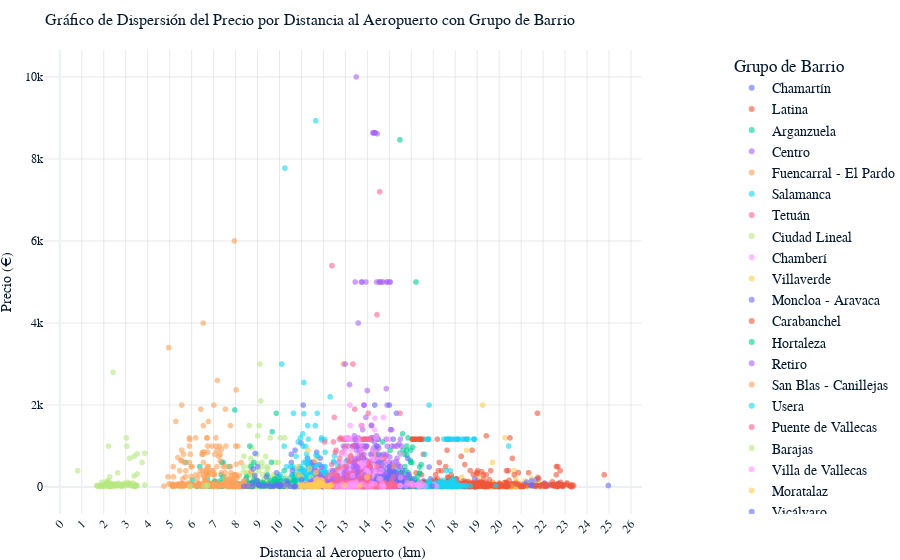

The cell this chart's notebook holds for it:
### Markdown cell above
## Podemos observar una clara correlación entre la cercania a Sol y los precios. 
 Contra mas cerca mayor precio podemos pedir por nuestra vivienda. Pasara lo mismo con la distancia al aeropuerto?

### Code cell
# Creamos el gráfico de dispersión con Plotly
scatter_plot = px.scatter(
    airbnb_df,
    x="dist_km_airport",
    y="price",
    color="neighbourhood_group",
    title='Gráfico de Dispersión del Precio por Distancia al Aeropuerto con Grupo de Barrio',
    labels={'dist_km_airport': 'Distancia al Aeropuerto (km)', 'price': 'Precio (€)'},
    color_discrete_sequence=px.colors.qualitative.Plotly,  # Cambiado de Husl a Plotly
    opacity=0.6
)

# Mejoramos la legibilidad de las etiquetas
scatter_plot.update_layout(
    title_font_size=16,
    xaxis_title_font_size=14,
    yaxis_title_font_size=14,
    xaxis_tickfont_size=12,
    yaxis_tickfont_size=12,
    legend_title_font_size=16,  # Aumentar el tamaño de la fuente del título de la leyenda
    legend_font_size=14,  # Aumentar el tamaño de la fuente de la leyenda
    legend=dict(title='Grupo de Barrio', x=1.15, y=1),
    xaxis=dict(tickmode='linear', tick0=0, dtick=1),  # Configurar los ticks del eje x
    margin=dict(l=0, r=0, t=50, b=0)  # Ajustar los márgenes
)

# Añadiremos una cuadrícula para mejorar la legibilidad
scatter_plot.update_xaxes(showgrid=True, gridwidth=0.5, gridcolor='LightGrey', tickangle=-45)
scatter_plot.update_yaxes(showgrid=True, gridwidth=0.5, gridcolor='LightGrey')

# Mostramos el gráfico
scatter_plot.show()

### Figure 1 — Plotly figure (JSON) as saved in the notebook; plotly's stock layout.template omitted (floating-point values rounded to 4 significant figures; data arrays with more than 128 entries replaced by an {"elided": "..."} marker saying what was removed)
{"data": [{"hovertemplate": "neighbourhood_group=Chamartín<br>Distancia al Aeropuerto (km)=%{x}<br>Precio (€)=%{y}<extra></extra>", "legendgroup": "Chamartín", "marker": {"color": "#636EFA", "opacity": 0.6, "symbol": "circle"}, "mode": "markers", "name": "Chamartín", "showlegend": true, "x": {"elided": "417 float values"}, "xaxis": "x", "y": {"elided": "417 int values"}, "yaxis": "y", "type": "scattergl"}, {"hovertemplate": "neighbourhood_group=Latina<br>Distancia al Aeropuerto (km)=%{x}<br>Precio (€)=%{y}<extra></extra>", "legendgroup": "Latina", "marker": {"color": "#EF553B", "opacity": 0.6, "symbol": "circle"}, "mode": "markers", "name": "Latina", "showlegend": true, "x": {"elided": "494 float values"}, "xaxis": "x", "y": {"elided": "494 int values"}, "yaxis": "y", "type": "scattergl"}, {"hovertemplate": "neighbourhood_group=Arganzuela<br>Distancia al Aeropuerto (km)=%{x}<br>Precio (€)=%{y}<extra></extra>", "legendgroup": "Arganzuela", "marker": {"color": "#00CC96", "opacity": 0.6, "symbol": "circle"}, "mode": "markers", "name": "Arganzuela", "showlegend": true, "x": {"elided": "945 float values"}, "xaxis": "x", "y": {"elided": "945 int values"}, "yaxis": "y", "type": "scattergl"}, {"hovertemplate": "neighbourhood_group=Centro<br>Distancia al Aeropuerto (km)=%{x}<br>Precio (€)=%{y}<extra></extra>", "legendgroup": "Centro", "marker": {"color": "#AB63FA", "opacity": 0.6, "symbol": "circle"}, "mode": "markers", "name": "Centro", "showlegend": true, "x": {"elided": "7521 float values"}, "xaxis": "x", "y": {"elided": "7521 int values"}, "yaxis": "y", "type": "scattergl"}, {"hovertemplate": "neighbourhood_group=Fuencarral - El Pardo<br>Distancia al Aeropuerto (km)=%{x}<br>Precio (€)=%{y}<extra></extra>", "legendgroup": "Fuencarral - El Pardo", "marker": {"color": "#FFA15A", "opacity": 0.6, "symbol": "circle"}, "mode": "markers", "name": "Fuencarral - El Pardo", "showlegend": true, "x": {"elided": "169 float values"}, "xaxis": "x", "y": {"elided": "169 int values"}, "yaxis": "y", "type": "scattergl"}, {"hovertemplate": "neighbourhood_group=Salamanca<br>Distancia al Aeropuerto (km)=%{x}<br>Precio (€)=%{y}<extra></extra>", "legendgroup": "Salamanca", "marker": {"color": "#19D3F3", "opacity": 0.6, "symbol": "circle"}, "mode": "markers", "name": "Salamanca", "showlegend": true, "x": {"elided": "1077 float values"}, "xaxis": "x", "y": {"elided": "1077 int values"}, "yaxis": "y", "type": "scattergl"}, {"hovertemplate": "neighbourhood_group=Tetuán<br>Distancia al Aeropuerto (km)=%{x}<br>Precio (€)=%{y}<extra></extra>", "legendgroup": "Tetuán", "marker": {"color": "#FF6692", "opacity": 0.6, "symbol": "circle"}, "mode": "markers", "name": "Tetuán", "showlegend": true, "x": {"elided": "629 float values"}, "xaxis": "x", "y": {"elided": "629 int values"}, "yaxis": "y", "type": "scattergl"}, {"hovertemplate": "neighbourhood_group=Ciudad Lineal<br>Distancia al Aeropuerto (km)=%{x}<br>Precio (€)=%{y}<extra></extra>", "legendgroup": "Ciudad Lineal", "marker": {"color": "#B6E880", "opacity": 0.6, "symbol": "circle"}, "mode": "markers", "name": "Ciudad Lineal", "showlegend": true, "x": {"elided": "467 float values"}, "xaxis": "x", "y": {"elided": "467 int values"}, "yaxis": "y", "type": "scattergl"}, {"hovertemplate": "neighbourhood_group=Chamberí<br>Distancia al Aeropuerto (km)=%{x}<br>Precio (€)=%{y}<extra></extra>", "legendgroup": "Chamberí", "marker": {"color": "#FF97FF", "opacity": 0.6, "symbol": "circle"}, "mode": "markers", "name": "Chamberí", "showlegend": true, "x": {"elided": "973 float values"}, "xaxis": "x", "y": {"elided": "973 int values"}, "yaxis": "y", "type": "scattergl"}, {"hovertemplate": "neighbourhood_group=Villaverde<br>Distancia al Aeropuerto (km)=%{x}<br>Precio (€)=%{y}<extra></extra>", "legendgroup": "Villaverde", "marker": {"color": "#FECB52", "opacity": 0.6, "symbol": "circle"}, "mode": "markers", "name": "Villaverde", "showlegend": true, "x": {"elided": "130 float values"}, "xaxis": "x", "y": {"elided": "130 int values"}, "yaxis": "y", "type": "scattergl"}, {"hovertemplate": "neighbourhood_group=Moncloa - Aravaca<br>Distancia al Aeropuerto (km)=%{x}<br>Precio (€)=%{y}<extra></extra>", "legendgroup": "Moncloa - Aravaca", "marker": {"color": "#636EFA", "opacity": 0.6, "symbol": "circle"}, "mode": "markers", "name": "Moncloa - Aravaca", "showlegend": true, "x": {"elided": "430 float values"}, "xaxis": "x", "y": {"elided": "430 int values"}, "yaxis": "y", "type": "scattergl"}, {"hovertemplate": "neighbourhood_group=Carabanchel<br>Distancia al Aeropuerto (km)=%{x}<br>Precio (€)=%{y}<extra></extra>", "legendgroup": "Carabanchel", "marker": {"color": "#EF553B", "opacity": 0.6, "symbol": "circle"}, "mode": "markers", "name": "Carabanchel", "showlegend": true, "x": {"elided": "466 float values"}, "xaxis": "x", "y": {"elided": "466 int values"}, "yaxis": "y", "type": "scattergl"}, {"hovertemplate": "neighbourhood_group=Hortaleza<br>Distancia al Aeropuerto (km)=%{x}<br>Precio (€)=%{y}<extra></extra>", "legendgroup": "Hortaleza", "marker": {"color": "#00CC96", "opacity": 0.6, "symbol": "circle"}, "mode": "markers", "name": "Hortaleza", "showlegend": true, "x": {"elided": "181 float values"}, "xaxis": "x", "y": {"elided": "181 int values"}, "yaxis": "y", "type": "scattergl"}, {"hovertemplate": "neighbourhood_group=Retiro<br>Distancia al Aeropuerto (km)=%{x}<br>Precio (€)=%{y}<extra></extra>", "legendgroup": "Retiro", "marker": {"color": "#AB63FA", "opacity": 0.6, "symbol": "circle"}, "mode": "markers", "name": "Retiro", "showlegend": true, "x": {"elided": "525 float values"}, "xaxis": "x", "y": {"elided": "525 int values"}, "yaxis": "y", "type": "scattergl"}, {"hovertemplate": "neighbourhood_group=San Blas - Canillejas<br>Distancia al Aeropuerto (km)=%{x}<br>Precio (€)=%{y}<extra></extra>", "legendgroup": "San Blas - Canillejas", "marker": {"color": "#FFA15A", "opacity": 0.6, "symbol": "circle"}, "mode": "markers", "name": "San Blas - Canillejas", "showlegend": true, "x": {"elided": "274 float values"}, "xaxis": "x", "y": {"elided": "274 int values"}, "yaxis": "y", "type": "scattergl"}, {"hovertemplate": "neighbourhood_group=Usera<br>Distancia al Aeropuerto (km)=%{x}<br>Precio (€)=%{y}<extra></extra>", "legendgroup": "Usera", "marker": {"color": "#19D3F3", "opacity": 0.6, "symbol": "circle"}, "mode": "markers", "name": "Usera", "showlegend": true, "x": {"elided": "221 float values"}, "xaxis": "x", "y": {"elided": "221 int values"}, "yaxis": "y", "type": "scattergl"}, {"hovertemplate": "neighbourhood_group=Puente de Vallecas<br>Distancia al Aeropuerto (km)=%{x}<br>Precio (€)=%{y}<extra></extra>", "legendgroup": "Puente de Vallecas", "marker": {"color": "#FF6692", "opacity": 0.6, "symbol": "circle"}, "mode": "markers", "name": "Puente de Vallecas", "showlegend": true, "x": {"elided": "452 float values"}, "xaxis": "x", "y": {"elided": "452 int values"}, "yaxis": "y", "type": "scattergl"}, {"hovertemplate": "neighbourhood_group=Barajas<br>Distancia al Aeropuerto (km)=%{x}<br>Precio (€)=%{y}<extra></extra>", "legendgroup": "Barajas", "marker": {"color": "#B6E880", "opacity": 0.6, "symbol": "circle"}, "mode": "markers", "name": "Barajas", "showlegend": true, "x": [3.381, 3.522, 2.053, 2.336, 2.14, 2.93, 2.094, 3.097, 2.33, 2.926, 3.388, 3.238, 2.654, 2.295, 2.336, 6.587, 2.336, 2.842, 2.778, 5.925, 3.468, 2.247, 3.329, 2.492, 2.546, 2.307, 6.712, 2.201, 1.688, 1.913, 1.913, 1.688, 6.712, 2.23, 2.352, 2.09, 2.932, 2.134, 2.263, 3.456, 2.344, 2.09, 2.222, 2.105, 2.59, 2.562, 2.32, 2.214, 2.424, 1.825, 2.126, 3.329, 2.422, 2.382, 3.113, 2.172, 2.604, 2.789, 2.684, 3.43, 1.77, 3.22, 3.43, 2.801, 1.915, 3.867, 2.422, 3.522, 3.381, 3.522, 2.638, 3.381, 2.932, 3.113, 3.031, 3.05, 2.268, 3.179, 2.184, 0.8119, 3.867, 3.747, 2.217, 2.572, 2.477, 2.604, 1.994, 2.286, 3.451, 2.181, 1.967, 1.857, 2.316, 2.579, 2.778, 1.825, 2.33, 2.209, 2.518, 2.422, 2.608], "xaxis": "x", "y": [29, 35, 42, 60, 75, 95, 83, 120, 19, 27, 26, 36, 36, 23, 23, 33, 21, 28, 41, 21, 40, 25, 23, 35, 43, 30, 40, 56, 34, 37, 120, 38, 40, 26, 29, 33, 62, 33, 31, 60, 60, 75, 120, 126, 35, 59, 94, 18, 40, 40, 40, 99, 49, 30, 40, 39, 30, 59, 95, 42, 20, 80, 25, 25, 25, 825, 2800, 320, 270, 810, 350, 750, 62, 65, 1200, 1000, 250, 704, 155, 400, 50, 600, 1000, 38, 25, 68, 20, 20, 20, 104, 18, 16, 30, 80, 28, 25, 40, 30, 41, 80, 45], "yaxis": "y", "type": "scattergl"}, {"hovertemplate": "neighbourhood_group=Villa de Vallecas<br>Distancia al Aeropuerto (km)=%{x}<br>Precio (€)=%{y}<extra></extra>", "legendgroup": "Villa de Vallecas", "marker": {"color": "#FF97FF", "opacity": 0.6, "symbol": "circle"}, "mode": "markers", "name": "Villa de Vallecas", "showlegend": true, "x": [16.34, 16.09, 16.49, 13.56, 14.53, 14.62, 14.35, 13.15, 13.44, 16.36, 13.3, 13.11, 13.08, 13.99, 13.34, 12.85, 16.62, 12.7, 13.39, 16.39, 16.29, 14.17, 17.16, 16.24, 12.9, 14.74, 16.36, 16.02, 12.95, 15.51, 15.49, 13.27, 17.04, 14.68, 13.71, 13.8, 13.32, 16.4, 13.71, 15.51, 15.51, 13.46, 15.81, 13.3, 13.69, 13.07, 14.74, 15.76, 14.62, 13.48, 14.19, 12.89, 16.4, 13.23, 15.96, 13.49, 13.45, 13.23, 12.56], "xaxis": "x", "y": [35, 43, 70, 20, 200, 200, 80, 75, 45, 19, 36, 22, 27, 22, 25, 71, 22, 23, 68, 120, 60, 22, 9, 55, 11, 20, 17, 89, 27, 30, 40, 20, 60, 79, 1050, 65, 275, 35, 900, 230, 800, 40, 100, 100, 65, 13, 17, 30, 20, 75, 90, 16, 27, 20, 60, 120, 18, 20, 17], "yaxis": "y", "type": "scattergl"}, {"hovertemplate": "neighbourhood_group=Moratalaz<br>Distancia al Aeropuerto (km)=%{x}<br>Precio (€)=%{y}<extra></extra>", "legendgroup": "Moratalaz", "marker": {"color": "#FECB52", "opacity": 0.6, "symbol": "circle"}, "mode": "markers", "name": "Moratalaz", "showlegend": true, "x": [11.89, 11.64, 11.67, 11.71, 11.71, 11.19, 11.98, 10.92, 10.23, 12.34, 11.01, 11.58, 11.01, 11.64, 11.4, 11.64, 10.77, 11.54, 12.06, 11.19, 11.81, 11.81, 11.06, 11.73, 11.46, 11.95, 12.2, 11.79, 12.2, 12.06, 12.07, 12.96, 11.58, 11.43, 11.69, 10.77, 11.67, 11.46, 12.35, 12.28, 11.65, 11.9, 11.57, 11.67, 13.65, 11.58, 11.31, 11.62, 11.36, 11.4, 11.98, 11.3, 10.99, 11.71, 13.99, 11.89, 11.71, 10.23, 11.81, 10.82, 11.65, 10.83, 11.42, 11.52, 11.19, 11.71, 11.71, 11.8, 11.43, 11.62, 11.27, 11.62, 11.27, 11.71, 11.83, 11.71, 11.67, 10.52, 11.71, 11.46, 11.59, 10.97, 11.54, 10.37], "xaxis": "x", "y": [110, 30, 48, 29, 19, 18, 80, 24, 50, 30, 18, 59, 17, 29, 20, 30, 17, 17, 20, 90, 50, 12, 24, 14, 14, 47, 30, 30, 25, 15, 40, 40, 50, 19, 84, 25, 89, 40, 55, 16, 180, 47, 70, 25, 30, 22, 30, 650, 452, 58, 150, 900, 250, 199, 240, 180, 25, 40, 120, 500, 350, 300, 54, 33, 17, 32, 20, 23, 20, 22, 19, 70, 40, 22, 100, 95, 57, 30, 30, 30, 56, 78, 18, 17], "yaxis": "y", "type": "scattergl"}, {"hovertemplate": "neighbourhood_group=Vicálvaro<br>Distancia al Aeropuerto (km)=%{x}<br>Precio (€)=%{y}<extra></extra>", "legendgroup": "Vicálvaro", "marker": {"color": "#636EFA", "opacity": 0.6, "symbol": "circle"}, "mode": "markers", "name": "Vicálvaro", "showlegend": true, "x": [11.0, 10.49, 8.786, 10.32, 8.756, 10.66, 8.375, 9.376, 10.7, 9.572, 8.876, 9.975, 8.999, 9.868, 9.709, 10.1, 9.044, 16.95, 10.59, 8.808, 8.986, 9.406, 8.887, 9.868, 10.39, 9.989, 10.73, 8.544, 10.21, 9.065, 9.767, 9.249, 9.052, 9.468, 10.01, 9.979], "xaxis": "x", "y": [180, 20, 15, 150, 100, 10, 20, 30, 18, 17, 280, 25, 500, 65, 18, 65, 60, 26, 400, 440, 155, 250, 820, 350, 75, 20, 19, 25, 21, 45, 29, 25, 45, 69, 35, 46], "yaxis": "y", "type": "scattergl"}], "layout": {"xaxis": {"anchor": "y", "domain": [0, 1], "title": {"text": "Distancia al Aeropuerto (km)", "font": {"size": 14}}, "tickfont": {"size": 12}, "tickmode": "linear", "tick0": 0, "dtick": 1, "showgrid": true, "gridwidth": 0.5, "gridcolor": "LightGrey", "tickangle": -45}, "yaxis": {"anchor": "x", "domain": [0, 1], "title": {"text": "Precio (€)", "font": {"size": 14}}, "tickfont": {"size": 12}, "showgrid": true, "gridwidth": 0.5, "gridcolor": "LightGrey"}, "legend": {"title": {"text": "Grupo de Barrio"}, "tracegroupgap": 0, "font": {"size": 14}, "x": 1.15, "y": 1}, "title": {"text": "Gráfico de Dispersión del Precio por Distancia al Aeropuerto con Grupo de Barrio", "font": {"size": 16}}, "margin": {"l": 0, "r": 0, "t": 50, "b": 0}}}
